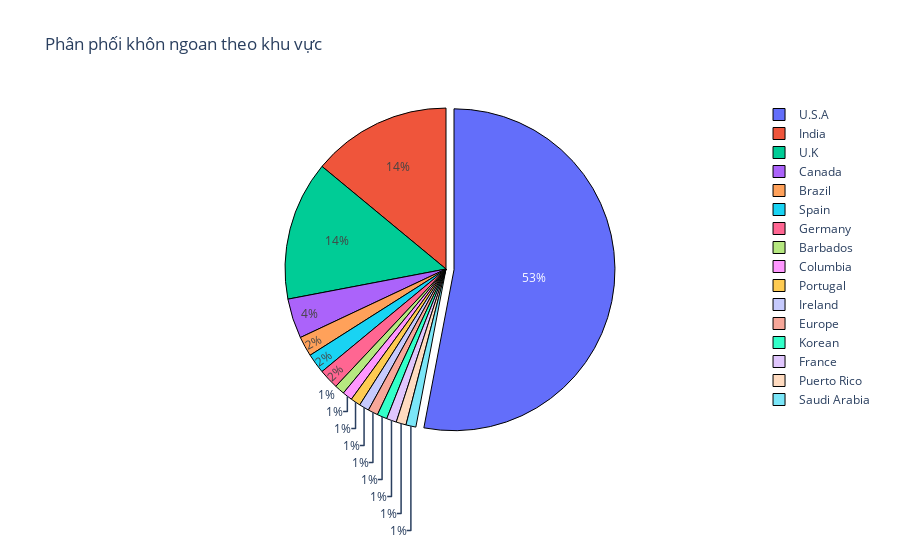

This figure's notebook cell:
### Code cell
init_notebook_mode(connected=True)  # Khởi tạo chế độ Notebook

counts = df['Nationality/headquarters'].value_counts()
labels = counts.index
values = counts.values

pie = go.Pie(
    labels=labels,
    values=values,
    pull=[0.05, 0],
    marker=dict(line=dict(color='#000000', width=1)
))

layout = go.Layout(title='Phân phối khôn ngoan theo khu vực')

fig = go.Figure(data=[pie], layout=layout)

iplot(fig)

### Figure 1 — Plotly figure (JSON) as saved in the notebook; plotly's stock layout.template omitted (floating-point values rounded to 4 significant figures)
{"data": [{"labels": ["U.S.A", "India", "U.K", "Canada", "Brazil", "Spain", "Germany", "Barbados", "Columbia", "Portugal", "Ireland", "Europe", "Korean", "France", "Puerto Rico", "Saudi Arabia"], "marker": {"line": {"color": "#000000", "width": 1}}, "pull": [0.05, 0], "type": "pie", "values": [53, 14, 14, 4, 2, 2, 2, 1, 1, 1, 1, 1, 1, 1, 1, 1]}], "layout": {"autosize": true, "title": {"text": "Phân phối khôn ngoan theo khu vực"}}}
